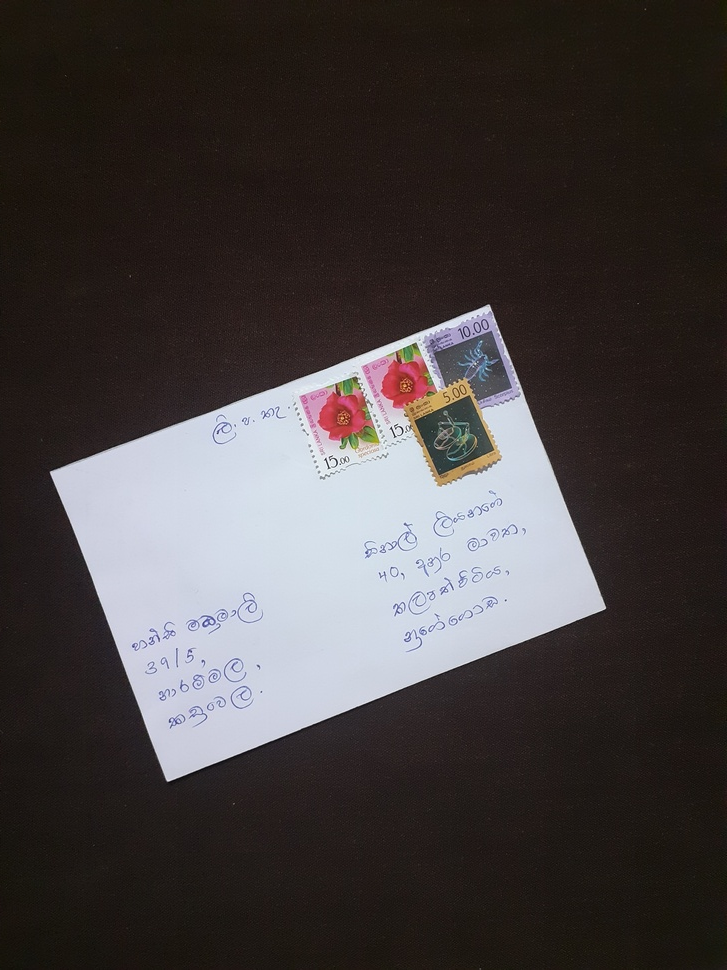
#> input picture data0513/20210503_002550.jpg, 727 x 970 px, shrunk from 3096 x 4128 before the run
$ python -i roi_extraction.py   (imports and definitions only)
#> lines starting #> are read from the running program, lines starting #| are printed output that depends on the picture; after the words box and inside, x2 and y2 are one past the last pixel; in counts of white or black regions, pixels touching at a corner belong together
#> further down, picture is the input picture: shape (970, 727, 3); mean B, G, R 63.9, 64.1, 69.5
import cv2


def get_largest_element(original_image):
    image_copy = original_image.copy()
    image_draw_copy = original_image.copy()

    gray = cv2.cvtColor(image_copy, cv2.COLOR_BGR2GRAY)
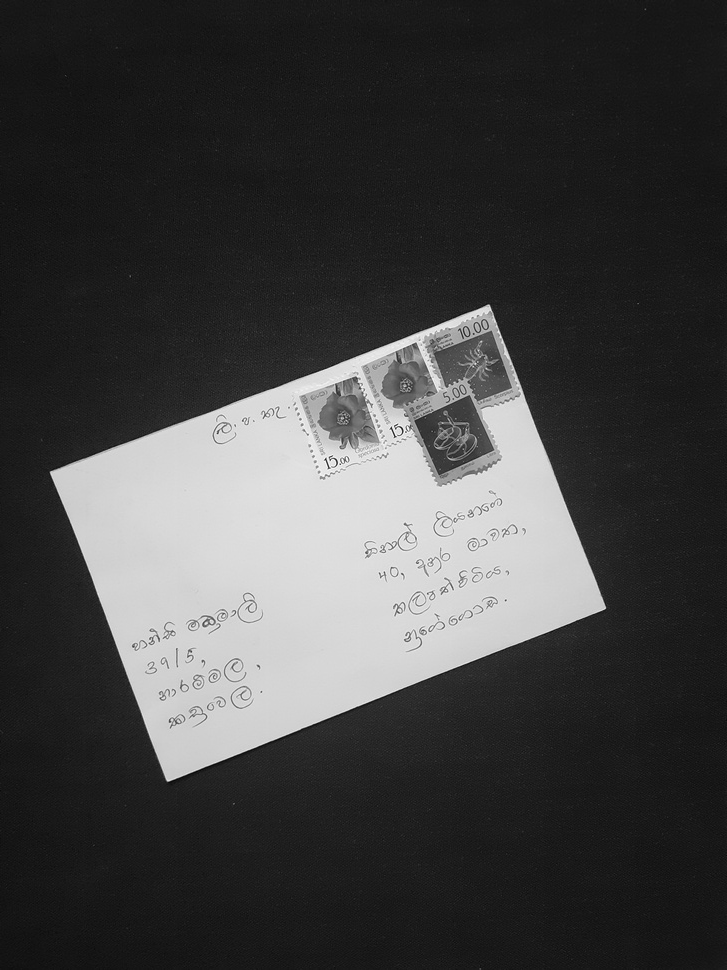
#> gray: shape (970, 727); min 5, max 255, mean 65.6
    # Blurring to reduce high frequency noise to make our contour detection process more accurate
    blurred = cv2.GaussianBlur(gray, (5, 5), 0)
    # cv2.imshow('blur', blurred)
    thresh = cv2.threshold(blurred, 60, 255, cv2.THRESH_BINARY)[1]
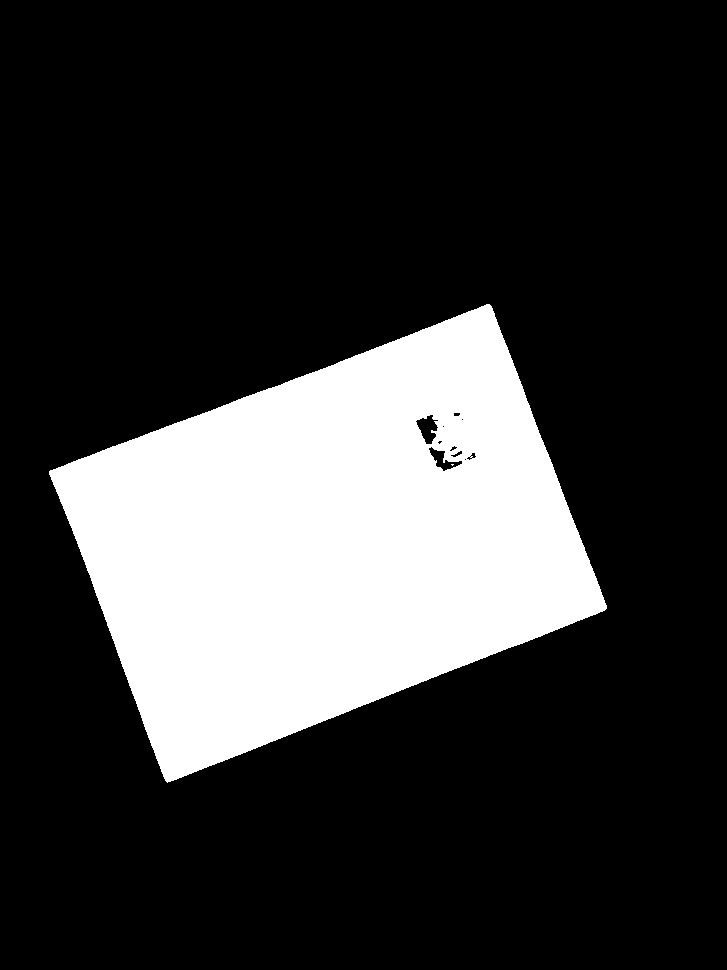
#> thresh: shape (970, 727); 22.1% white; 2 white regions (1 under 20 px)
    contours, hierarchy = cv2.findContours(thresh, cv2.RETR_EXTERNAL, cv2.CHAIN_APPROX_SIMPLE)
#> contours = 1 contour; box (x1, y1, x2, y2) and area: (49, 304, 607, 783) 155564
    # Not necessary to draw, only for visualizing purpose
    cv2.drawContours(image_draw_copy, contours, -1, (0, 0, 255), 3)
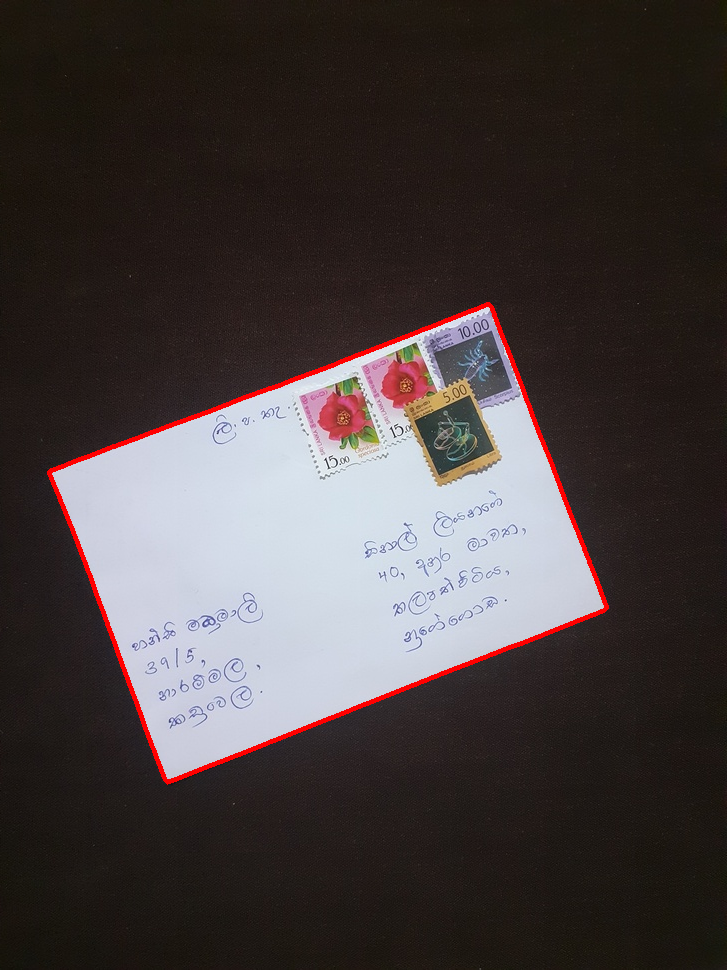
#> image_draw_copy: shape (970, 727, 3); 1.06% of pixels changed, all inside (x1, y1, x2, y2) = (47, 302, 609, 785)
    contours_list = []

    for i in contours:
        area = cv2.contourArea(i)
        my_object = {'contour': i, 'area': area}
        # print('AREA: ' + str(area))
        contours_list.append(my_object)
#> this loop made 1 pass
#> area on pass 1: 155564
#> after the loop, contours_list = 1 item

    max_area = 0
    max_obj = contours_list[0]
#> max_obj = {'contour': contour of 1145 points, box (x1, y1, x2, y2) (49, 304, 607, 783), area 155564, 'area': 155564}
    for obj in contours_list:
        if obj['area'] > max_area:
            max_area = obj['area']
            max_obj = obj
#> this loop made 1 pass
#> after the loop, max_area = 155564

    # print('MAX AREA: ' + str(max_area))
    # cv2.drawContours(image_draw_copy, max_obj['contour'], -1, (0, 0, 255), 2)
    # visualize the largest area using red color contour
    # 'envelop' label is use to only visualizing purposes
    max_obj['envelop'] = image_draw_copy

    return max_obj

>>> import cv2
>>> picture = cv2.imread('../../data0513/20210503_002550.jpg')
>>> result = get_largest_element(picture)
#> result = 3 items

$ run again, on data0513/20210503_002605.jpg
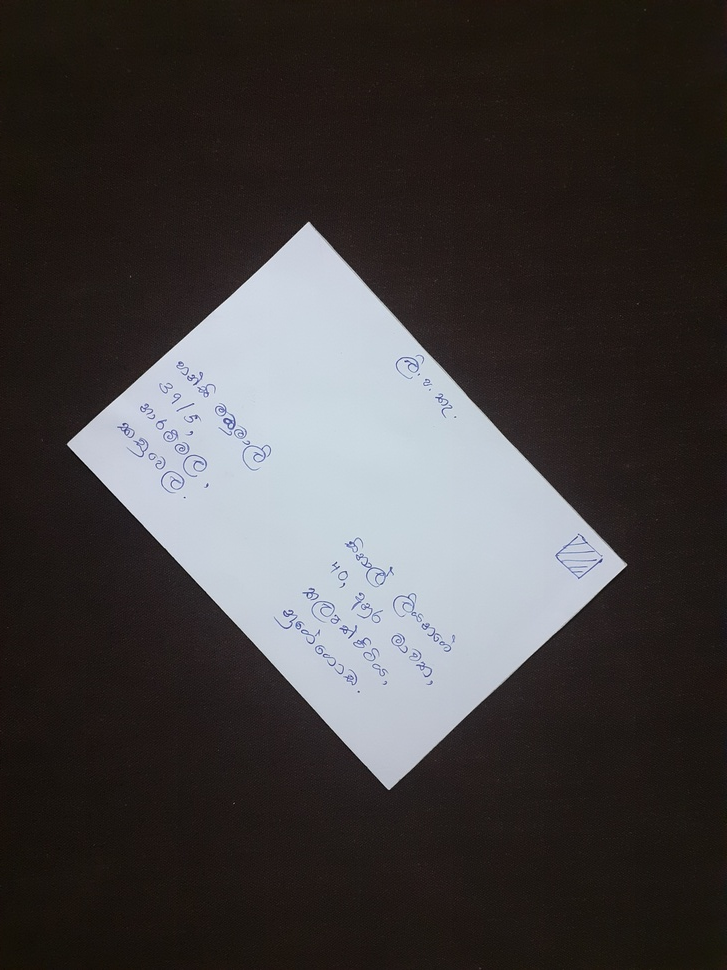
#> input picture data0513/20210503_002605.jpg, 727 x 970 px, shrunk from 3096 x 4128 before the run
#> picture is the input picture: shape (970, 727, 3); mean B, G, R 64.3, 64.3, 67.8
#> in get_largest_element, `thresh = cv2.threshold(blurred, 60, 255, cv2.THRESH_BINARY)[1]`:
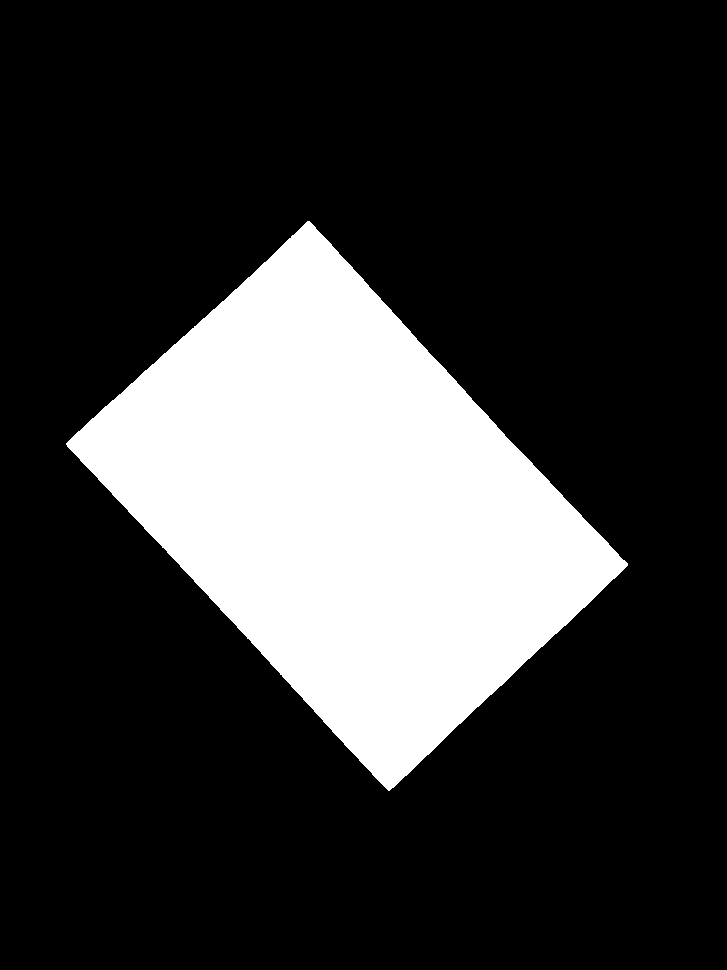
#> thresh: shape (970, 727); 22% white; 1 white region
#> contours = 1 contour; box (x1, y1, x2, y2) and area: (66, 221, 628, 791) 154776
#> in get_largest_element, `cv2.drawContours(image_draw_copy, contours, -1, (0, 0, 255), 3)`:
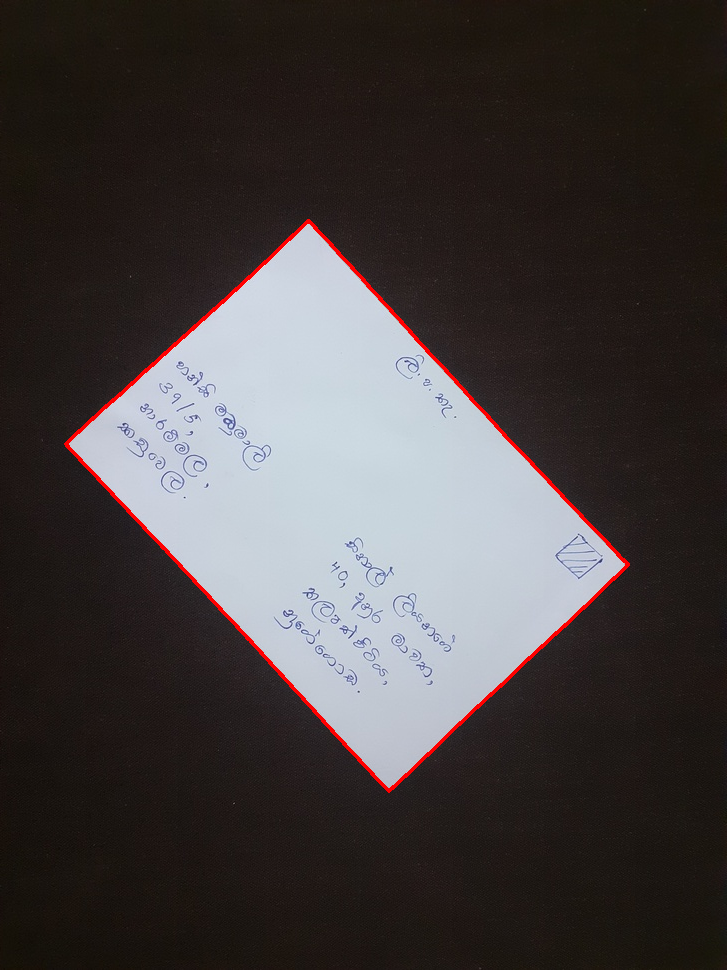
#> image_draw_copy: shape (970, 727, 3); 0.83% of pixels changed, all inside (x1, y1, x2, y2) = (64, 219, 630, 793)
#> the loop in get_largest_element, `for i in contours:` made 1 pass
#> area on pass 1: 154775.5
#> after the loop in get_largest_element, `for i in contours:`: contours_list = 1 item
#> in get_largest_element, `max_obj = contours_list[0]`: max_obj = {'contour': contour of 188 points, box (x1, y1, x2, y2) (66, 221, 628, 791), area 154776, 'area': 154775.5}
#> the loop in get_largest_element, `for obj in contours_list:` made 1 pass
#> after the loop in get_largest_element, `for obj in contours_list:`: max_area = 154775.5
#> result = 3 items

$ run again, on data0513/20210503_002634.jpg
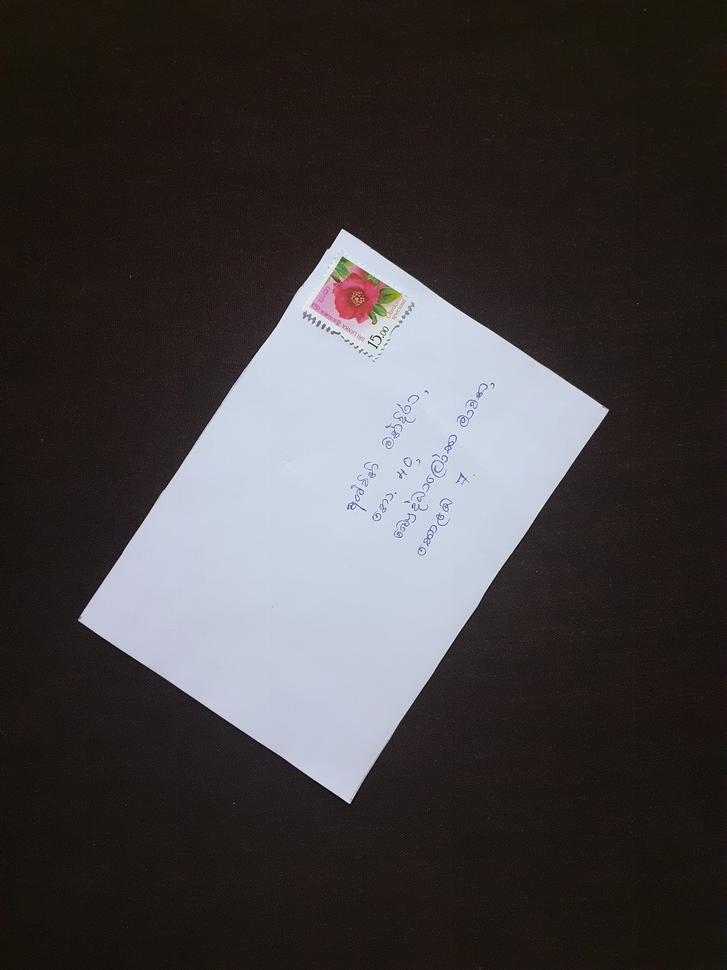
#> input picture data0513/20210503_002634.jpg, 727 x 970 px, shrunk from 3096 x 4128 before the run
#> picture is the input picture: shape (970, 727, 3); mean B, G, R 64.6, 63.8, 68
#> in get_largest_element, `thresh = cv2.threshold(blurred, 60, 255, cv2.THRESH_BINARY)[1]`:
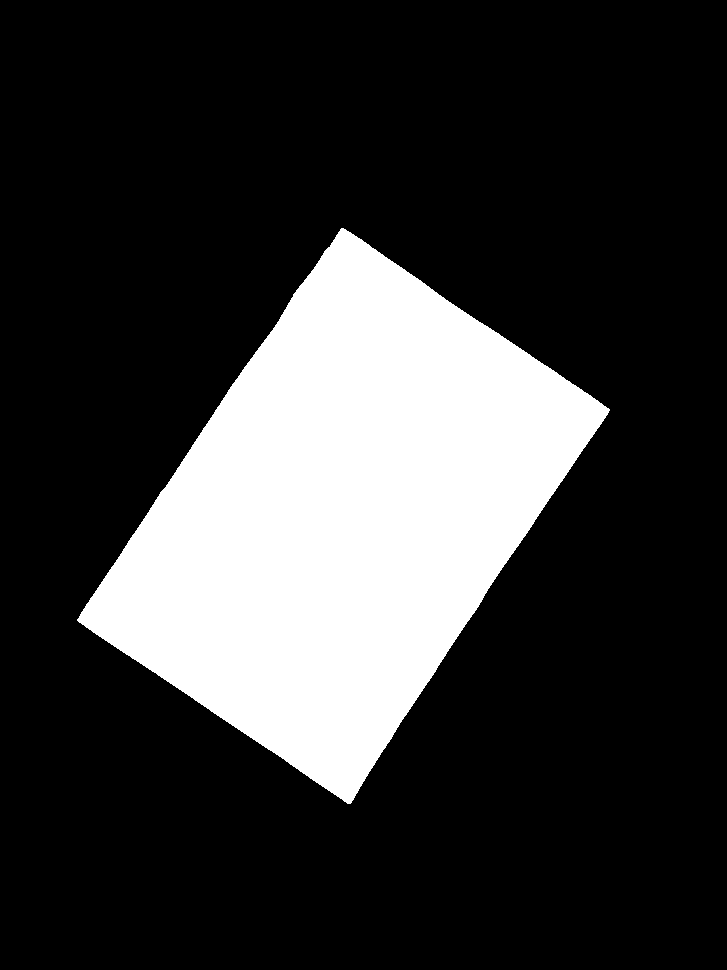
#> thresh: shape (970, 727); 22% white; 1 white region
#> contours = 1 contour; box (x1, y1, x2, y2) and area: (77, 228, 610, 804) 154214
#> in get_largest_element, `cv2.drawContours(image_draw_copy, contours, -1, (0, 0, 255), 3)`:
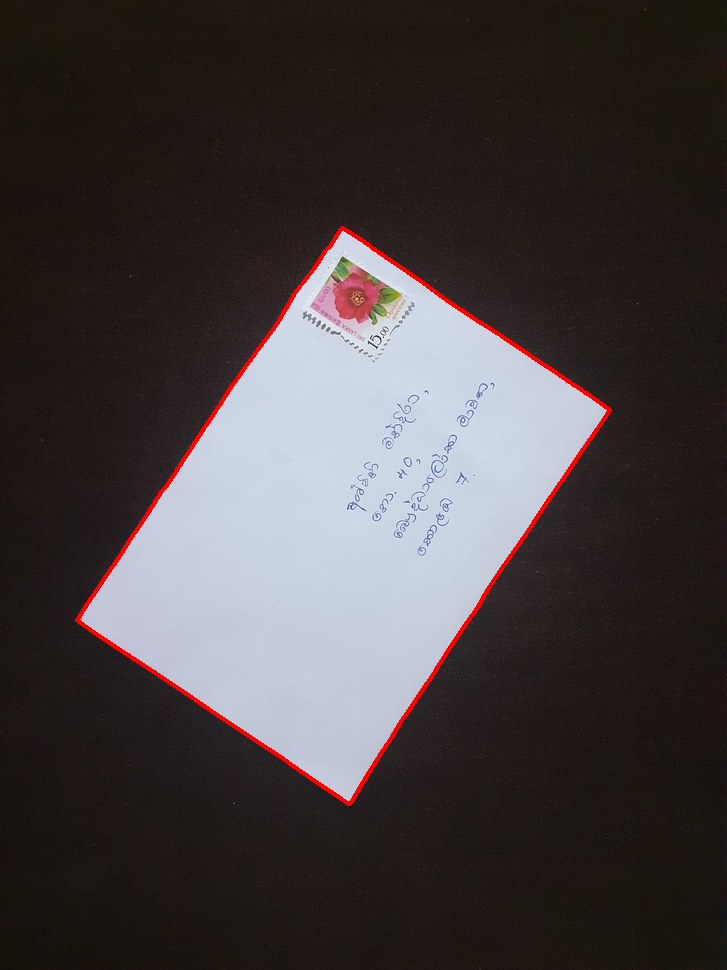
#> image_draw_copy: shape (970, 727, 3); 0.94% of pixels changed, all inside (x1, y1, x2, y2) = (75, 226, 612, 806)
#> the loop in get_largest_element, `for i in contours:` made 1 pass
#> area on pass 1: 154214
#> after the loop in get_largest_element, `for i in contours:`: contours_list = 1 item
#> in get_largest_element, `max_obj = contours_list[0]`: max_obj = {'contour': contour of 876 points, box (x1, y1, x2, y2) (77, 228, 610, 804), area 154214, 'area': 154214}
#> the loop in get_largest_element, `for obj in contours_list:` made 1 pass
#> after the loop in get_largest_element, `for obj in contours_list:`: max_area = 154214
#> result = 3 items
